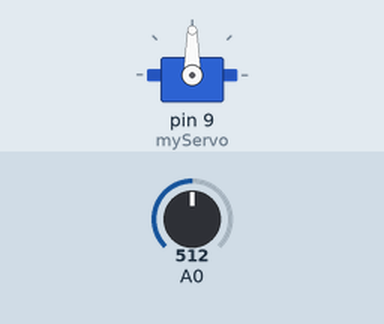
The sketch below on a simulated Arduino Uno, built with avr-gcc and run on an emulated ATmega328P. Parts: servo. Inputs (shaded band) come from the test bench; at power-on: A0 = 512.

Above: at 1.2 s.
1.3 s: A0 set to 716
At 1.7 s:
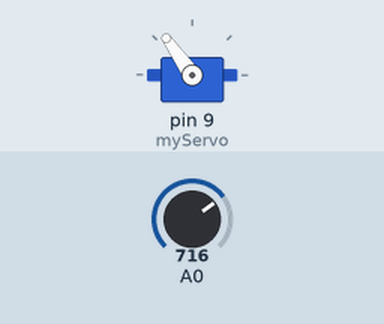
2.8 s: A0 set to 900
At 3.7 s:
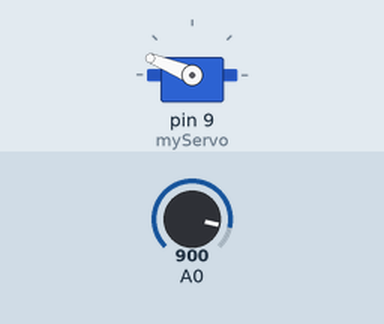
4.3 s: A0 set to 1023
At 5.2 s:
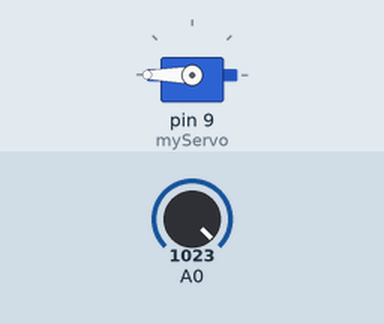
5.8 s: A0 set to 306
At 7.0 s:
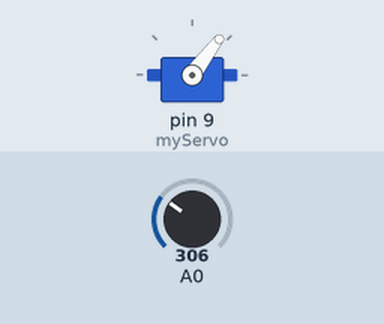
7.3 s: A0 set to 122
At 8.6 s:
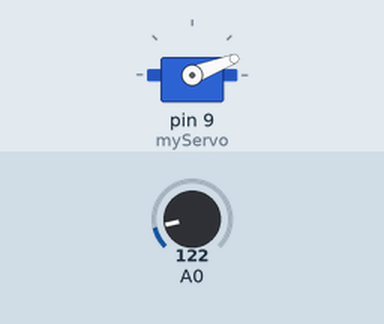
Timing chart, 0 to 9.8 s (numbered marks = the images above; inputs shaded):
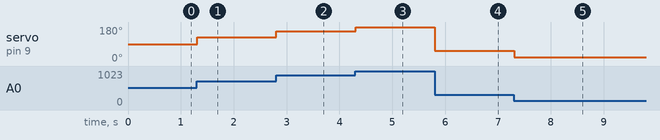

The sketch:

servodrivve.ino
```cpp
#include <Servo.h>

Servo myServo;
int joystickX;
int servoPos;

void setup() {
  myServo.attach(9);
}

void loop() {
  joystickX = analogRead(A0);
  servoPos = map(joystickX, 0, 1023, 0, 180);
  myServo.write(servoPos);
  delay(15);
}
```

Measured:
- after the input at 1.3 s, servo on pin 9 (myServo): 90° → 125° at once
- after the input at 2.8 s, servo on pin 9 (myServo): 125° → 158° at once
- after the input at 4.3 s, servo on pin 9 (myServo): 158° → 180° at once
- after the input at 5.8 s, servo on pin 9 (myServo): 180° → 53° at once
- after the input at 7.3 s, servo on pin 9 (myServo): 53° → 21° at once
